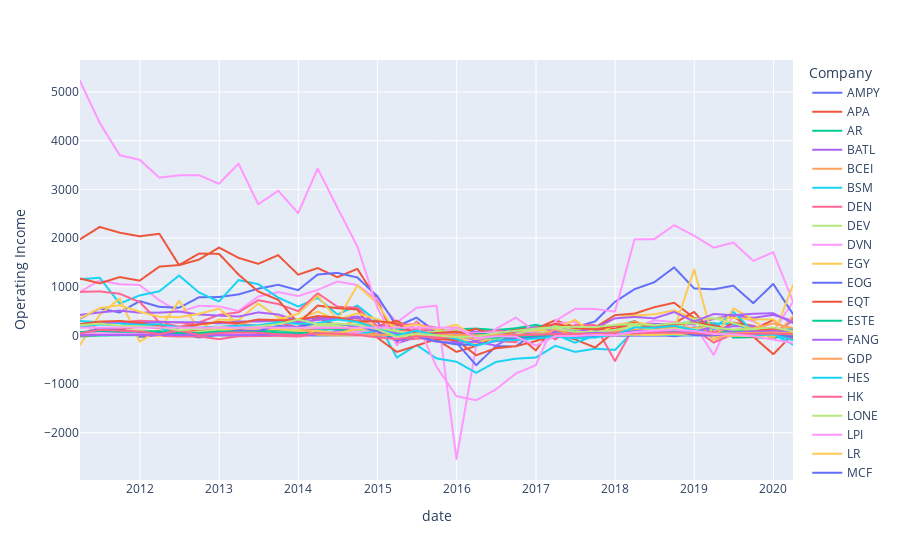

Source (notebook cell):
### Markdown cell above
В целом, визуально кажется, что разброс больше у дохода, чем у выручки. Это говорит о том, что в большей степени волатильны расходы

### Code cell
fig = px.line(df_train, x=df_train.index, y="Operating Income",color= 'Company')
fig.show()
